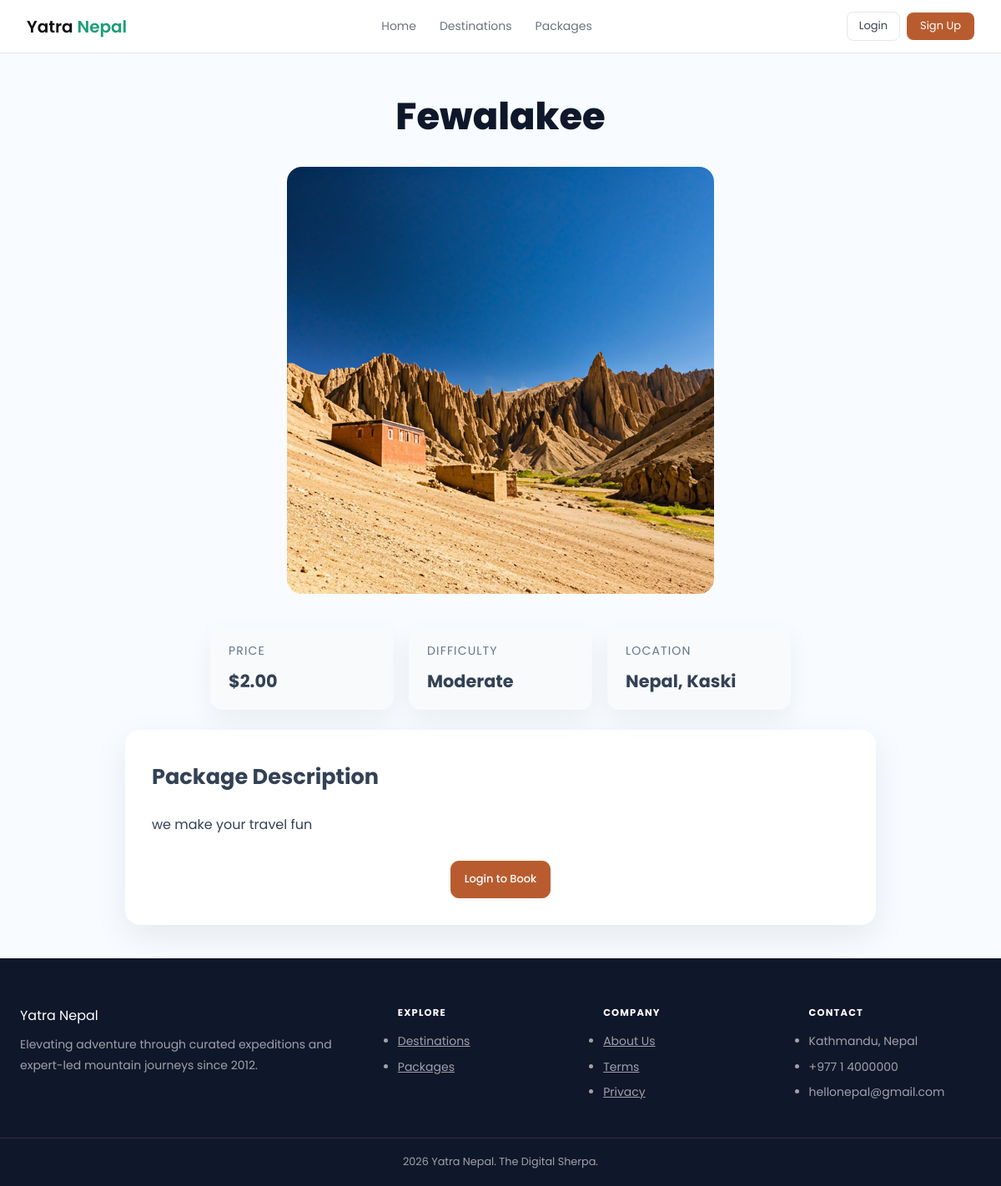
/package/2/, run on an earlier commit of the app's database.
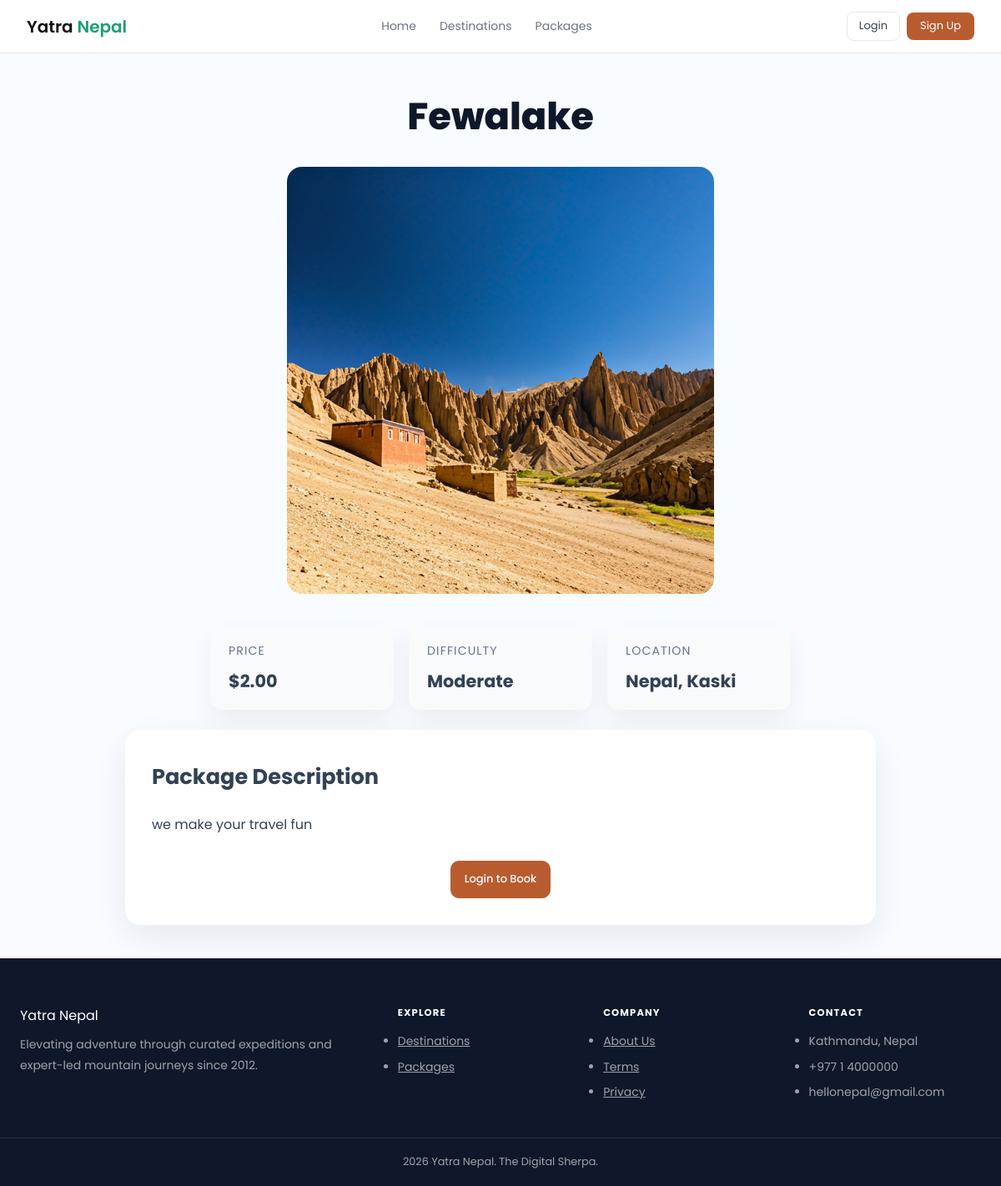
And on a later commit of the database.
### tours/models.py (models this page shows, shortened)
class Package(models.Model):
    DIFFICULTY_CHOICES = [
        ('easy', 'Easy'),
        ('moderate', 'Moderate'),
        ('hard', 'Hard'),
    ]
    id = models.AutoField(primary_key=True)
    title = models.CharField(max_length=200)
    price = models.DecimalField(max_digits=10, decimal_places=2)
    duration = models.PositiveIntegerField(help_text="Duration in days")
    description = models.TextField(blank=True)
    difficulty = models.CharField(max_length=20, choices=DIFFICULTY_CHOICES, default='moderate')
    max_altitude = models.PositiveIntegerField(null=True, blank=True, help_text="Metres")
    group_size_min = models.PositiveIntegerField(default=1)
    group_size_max = models.PositiveIntegerField(default=12)
    image = models.ImageField(upload_to='packages/', blank=True, null=True)
    destination = models.ForeignKey(Destination, on_delete=models.CASCADE, related_name='packages', db_column='destination_id')
    created_at = models.DateTimeField(auto_now_add=True)
    class Meta:
        db_table = 'packages'

class Destination(models.Model):
    id = models.AutoField(primary_key=True)
    name = models.CharField(max_length=200)
    location = models.CharField(max_length=255)
    latitude = models.FloatField(blank=True, null=True)
    longitude = models.FloatField(blank=True, null=True)
    description = models.TextField(blank=True)
    image = models.ImageField(upload_to='destinations/', blank=True, null=True)
    created_at  = models.DateTimeField(auto_now_add=True)
    class Meta:
        db_table = 'destinations'

### tours/views.py (the view)
# urls.py: path('package/<int:id>/', views.package_detail, name='package_detail'),
def package_detail(request, id):
    package = get_object_or_404(Package, id=id)
    return render(request, 'tours/package_detail.html', {'package': package})

### tours/templates/tours/package_detail.html (shortened to what this page needs)
{% extends "base.html" %}
{% load static %}
{% block main_content %}
<div class="page-wrap" style="padding: 40px 0;">
  <div style="max-width: 900px; margin: 0 auto;">
    <h1 style="font-size: 2.8rem; font-weight: 800; margin-bottom: 24px; text-align: center;">{{ package.title }}</h1>
    {% if package.image %}
    <div style="margin-bottom: 32px; text-align: center;">
      <img src="{{ package.image.url }}" alt="{{ package.title }}" style="max-width: 100%; height: auto; border-radius: 18px;" />
    </div>
    {% endif %}
    <div style="display: flex; flex-wrap: wrap; gap: 18px; justify-content: center; margin-bottom: 24px; color: #334155;">
      <div style="min-width: 220px; padding: 18px 22px; background: #f8fafc; border-radius: 14px; box-shadow: 0 12px 30px rgba(15,23,42,0.06);">
        <div style="font-size: 0.88rem; text-transform: uppercase; letter-spacing: .08em; color: #64748b; margin-bottom: 8px;">Price</div>
        <div style="font-size: 1.3rem; font-weight: 700;">${{ package.price }}</div>
      </div>
      <div style="min-width: 220px; padding: 18px 22px; background: #f8fafc; border-radius: 14px; box-shadow: 0 12px 30px rgba(15,23,42,0.06);">
        <div style="font-size: 0.88rem; text-transform: uppercase; letter-spacing: .08em; color: #64748b; margin-bottom: 8px;">Difficulty</div>
        <div style="font-size: 1.3rem; font-weight: 700;">{{ package.get_difficulty_display }}</div>
      </div>
      <div style="min-width: 220px; padding: 18px 22px; background: #f8fafc; border-radius: 14px; box-shadow: 0 12px 30px rgba(15,23,42,0.06);">
        <div style="font-size: 0.88rem; text-transform: uppercase; letter-spacing: .08em; color: #64748b; margin-bottom: 8px;">Location</div>
        <div style="font-size: 1.3rem; font-weight: 700;">{{ package.destination.location }}</div>
      </div>
    </div>
    <div style="background: #ffffff; border-radius: 18px; padding: 32px; box-shadow: 0 14px 40px rgba(15,23,42,0.08); color: #334155; line-height: 1.9;">
      <h2 style="font-size: 1.6rem; font-weight: 700; margin-bottom: 18px;">Package Description</h2>
      <p>{{ package.description }}</p>
      <div style="margin-top: 28px; text-align: center;">
        {% if user.is_authenticated %}
        <a href="{% url 'create_booking' package.id %}" class="btn btn-primary" style="display: inline-block;">Book Now</a>
        {% else %}
        <a href="{% url 'login' %}" class="btn btn-primary" style="display: inline-block;">Login to Book</a>
        {% endif %}
      </div>
    </div>
  </div>
</div>
{% endblock %}

What changed in the data, as far as the page shows it:
changed Package "Moderate": title "Fewalakee" → "Fewalake"
